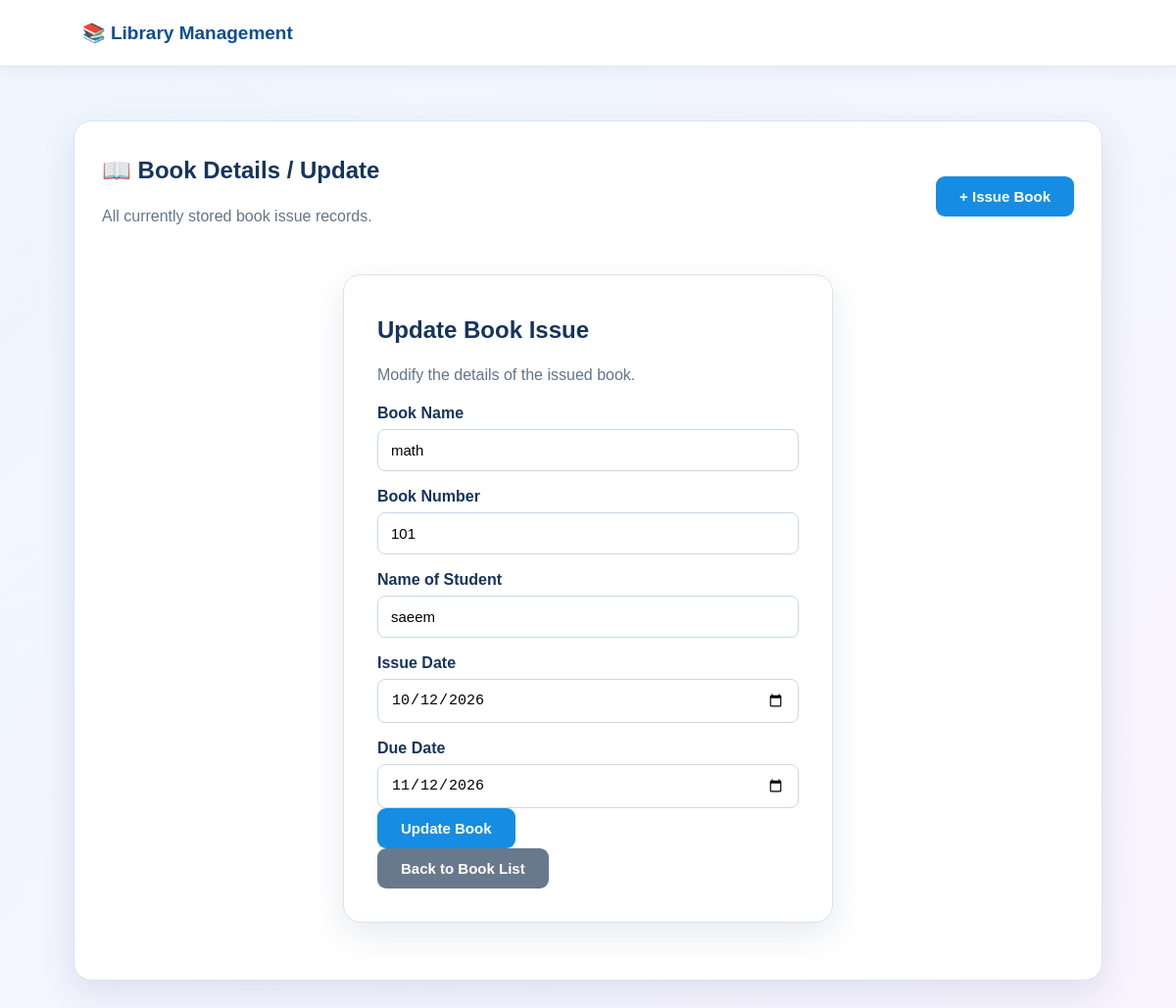
The page /update-book/2/ on the database its author committed.
### library/models.py (models this page shows, shortened)
class BookIssue(models.Model):
    book_id = models.CharField(max_length=50)
    book_name = models.CharField(max_length=150)
    book_number = models.CharField(max_length=50)
    student_name = models.CharField(max_length=150)
    issue_date = models.DateField()
    due_date = models.DateField()

### library/views.py (the view)
# urls.py: path("update-book/<int:book_id>/", views.update_book, name="update_book"),
def update_book(request, book_id):
    book = get_object_or_404(BookIssue, id=book_id)
    form = BookIssueForm(request.POST or None, instance=book)
    if request.method == "POST" and form.is_valid():
        form.save()
        messages.success(request, "Book updated successfully.")
        return redirect("view_books")
    return render(request, "update_book.html", {"form": form, "book": book})

### library/forms.py
class BookIssueForm(forms.ModelForm):
    class Meta:
        model = BookIssue
        fields = [
            "book_id", "book_name", "book_number",
            "student_name", "issue_date", "due_date"
        ]
        widgets = {
            "issue_date": forms.DateInput(attrs={"type": "date"}),
            "due_date": forms.DateInput(attrs={"type": "date"}),
        }

### templates/update_book.html (shortened to what this page needs)
{% extends "base.html" %}
{% block content %}
<div class="table-card">
    <div class="table-head">
        <div>
            <h2>📖 Book Details / Update</h2>
            <p class="muted">All currently stored book issue records.</p>
        </div>
        <a class="btn blue" href="{% url 'issue_book' %}">+ Issue Book</a>
    </div>
<div class="form-card">
  <h2>Update Book Issue</h2>
  <p class="muted">Modify the details of the issued book.</p>
  <form method="post">
    <label>Book Name</label>
    {{ form.book_name }} {{ form.book_name.errors }}
    <label>Book Number</label>
    {{ form.book_number }} {{ form.book_number.errors }}
    <label>Name of Student</label>
    {{ form.student_name }} {{ form.student_name.errors }}
    <label>Issue Date</label>
    {{ form.issue_date }} {{ form.issue_date.errors }}
    <label>Due Date</label>
    {{ form.due_date }} {{ form.due_date.errors }}
    <button class="btn blue " type="submit">Update Book</button>
  </form>
  <a class="btn gray" href="{% url 'view_books' %}">Back to Book List</a>
</div>
{% endblock %}

### static/css/style.css (style rules this page uses)
* { box-sizing: border-box; }
body { margin: 0; font-family: Arial, Helvetica, sans-serif; background: linear-gradient(135deg, #eef6ff, #f8f3ff); color: #16345c; min-height: 100vh; }
.hero-card, .form-card, .dashboard-card, .success-card, .table-card { background: white; border: 1px solid #d5e4f2; border-radius: 18px; box-shadow: 0 12px 35px rgba(22, 52, 92, .10); }
h1, h2 { margin-top: 8px; }
.hero-card p, .muted { color: #63758b; line-height: 1.6; }
.btn { display: inline-block; border: 0; border-radius: 9px; padding: 12px 24px; color: white; text-decoration: none; font-weight: 700; cursor: pointer; font-size: 15px; }
.blue { background: #168de2; }
.gray { background: #68798d; }
.form-card { width: min(500px, 100%); margin: 30px auto; padding: 34px; }
form label { display: block; margin: 17px 0 7px; font-weight: 700; }
form input { width: 100%; padding: 12px 13px; border: 1px solid #c8d8e8; border-radius: 8px; outline: none; font-size: 15px; }
.table-card { padding: 28px; }
.table-head { display: flex; align-items: center; justify-content: space-between; gap: 20px; margin-bottom: 20px; }

### rows shown on the page
BookIssue: book_name "math", book_number "101", student_name "saeem", issue_date "10/12/2026", due_date "11/12/2026"
